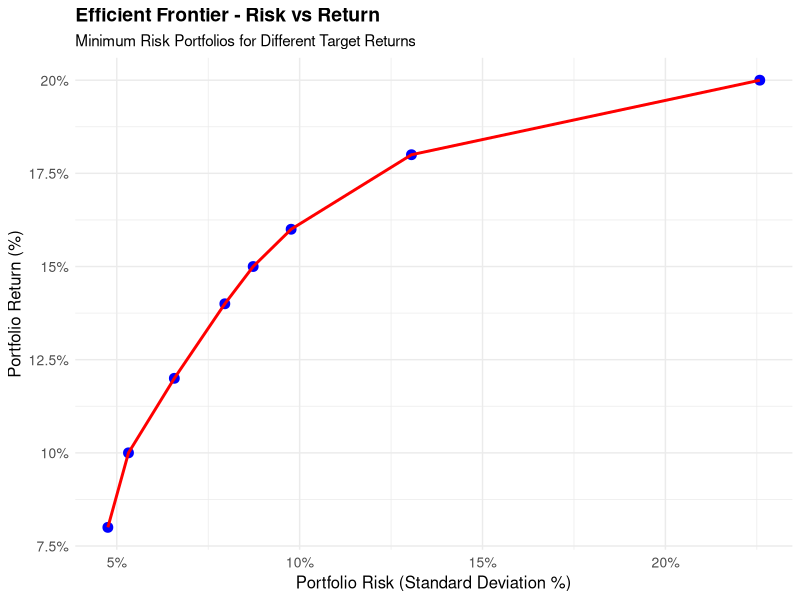
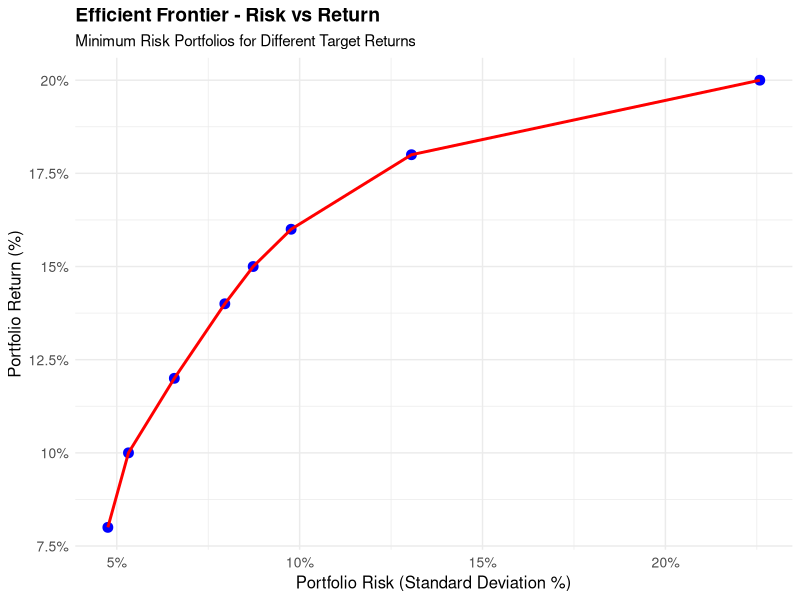

Write the R code that produced these figures, in order.
# ALY6050 Module 6 Final Project - Part 2: Investment Portfolio Optimization
# Risk Minimization Problem
# Name : Dev Panchal
# Install required packages (run once)
# install.packages(c("quadprog", "ggplot2", "dplyr", "knitr"))

library(quadprog)
library(ggplot2)
library(dplyr)

# DATA SETUP


# Asset names
assets <- c("Bonds", "High_tech_stocks", "Foreign_stocks", "Call_options", "Put_options", "Gold")

expected_returns <- c(0.06, 0.22, 0.19, 0.16, 0.15, 0.07)
names(expected_returns) <- assets


covariance_matrix_raw <- matrix(c(
  0.001, -0.003, 0.0027, 0.0009, -0.0006, 0.007,
  -0.003, 0.14, 0.0079, 0.0055, -0.008, 0.004,
  0.0027, 0.0079, 0.15, 0.006, -0.075, -0.003,
  0.0009, 0.0055, 0.006, 0.055, -0.005, -0.006,
  -0.0006, -0.008, -0.075, -0.005, 0.085, -0.004,
  0.007, 0.004, -0.003, -0.006, -0.004, 0.018
), nrow = 6, ncol = 6, byrow = TRUE)

make_positive_definite <- function(mat, min_eigenvalue = 1e-8) {
  mat <- (mat + t(mat)) / 2
  
  eigen_decomp <- eigen(mat)
  eigenvalues <- eigen_decomp$values
  eigenvectors <- eigen_decomp$vectors
  
  eigenvalues[eigenvalues < min_eigenvalue] <- min_eigenvalue
  
  pos_def_matrix <- eigenvectors %*% diag(eigenvalues) %*% t(eigenvectors)
  
  return(pos_def_matrix)
}

covariance_matrix <- make_positive_definite(covariance_matrix_raw)

cat("Original matrix eigenvalues:", eigen(covariance_matrix_raw)$values)
cat("\nAdjusted matrix eigenvalues:", eigen(covariance_matrix)$values)

rownames(covariance_matrix) <- assets
colnames(covariance_matrix) <- assets

investment_amount <- 1000000

cat("=== PORTFOLIO OPTIMIZATION PROBLEM ===")
cat("\nInvestment Amount: $", format(investment_amount, big.mark = ","))
cat("\nAssets and Expected Returns:")
for(i in 1:length(assets)) {
  cat("\n", assets[i], ": ", expected_returns[i] * 100, "%", sep = "")
}

print("\nCovariance Matrix:")
print(covariance_matrix)


# PART 2A: SINGLE OPTIMIZATION (15% Target Return)


cat("\n\n=== PART 2A: MINIMUM RISK FOR 15% TARGET RETURN ===")

# Function to solve portfolio optimization
solve_portfolio <- function(target_return, cov_matrix, exp_returns, budget) {
  n_assets <- length(exp_returns)
  
  max_possible_return <- max(exp_returns)
  min_possible_return <- min(exp_returns)
  
  if(target_return > max_possible_return) {
    cat("Warning: Target return", target_return*100, "% exceeds maximum possible return", max_possible_return*100, "%")
    target_return <- max_possible_return * 0.95 
  }
  
  if(target_return < min_possible_return) {
    cat("Warning: Target return", target_return*100, "% is below minimum possible return", min_possible_return*100, "%")
    target_return <- min_possible_return * 1.05  
  }
  
  # Quadratic programming setup using solve.QP
  # minimize: 0.5 * x' * Dmat * x - dvec' * x
  # subject to: Amat' * x >= bvec
  
  # Dmat: covariance matrix
  Dmat <- 2 * cov_matrix  # multiply by 2 for standard QP form
  
  # dvec: linear term 
  dvec <- rep(0, n_assets)
  
  # Constraint setup for solve.QP format
  # Constraint 1: budget constraint (equality: sum of weights = 1)
  # Constraint 2: return constraint (inequality: return >= target)
  # Constraint 3-n: non-negativity constraints (weights >= 0)
  
  # Amat: constraint matrix 
  Amat <- cbind(
    rep(1, n_assets),          # Budget constraint coefficients
    exp_returns,               # Return constraint coefficients
    diag(n_assets)             # Non-negativity constraint coefficients
  )
  
  # bvec: right-hand side of constraints
  bvec <- c(
    1,                         # Budget = 1 (100%)
    target_return,             # Minimum return
    rep(0, n_assets)           # Non-negativity (>= 0)
  )
  
  # meq: number of equality constraints 
  meq <- 1
  
  # Solve the quadratic program
  tryCatch({
    solution <- solve.QP(Dmat, dvec, Amat, bvec, meq = meq)
    
    # Extract results
    weights <- solution$solution
    portfolio_return <- sum(weights * exp_returns)
    portfolio_variance <- as.numeric(t(weights) %*% cov_matrix %*% weights)
    portfolio_risk <- sqrt(portfolio_variance)
    
    # Convert to dollar amounts
    dollar_amounts <- weights * budget
    
    return(list(
      weights = weights,
      dollar_amounts = dollar_amounts,
      portfolio_return = portfolio_return,
      portfolio_risk = portfolio_risk,
      portfolio_variance = portfolio_variance,
      success = TRUE
    ))
    
  }, error = function(e) {
    cat("Error in optimization:", e$message, "\n")
    return(list(success = FALSE, error = e$message))
  })
}

# Solve for 15% target return
target_15 <- 0.15
result_15 <- solve_portfolio(target_15, covariance_matrix, expected_returns, investment_amount)

if(result_15$success) {
  cat("\nOptimal Portfolio for 15% Target Return:")
  cat("\nPortfolio Return: ", round(result_15$portfolio_return * 100, 2), "%")
  cat("\nPortfolio Risk (Std Dev): ", round(result_15$portfolio_risk * 100, 2), "%")
  cat("\nPortfolio Variance: ", round(result_15$portfolio_variance, 6))
  
  cat("\n\nOptimal Allocation:")
  allocation_15 <- data.frame(
    Asset = assets,
    Weight = round(result_15$weights, 4),
    Dollar_Amount = round(result_15$dollar_amounts, 2),
    Percentage = round(result_15$weights * 100, 2)
  )
  print(allocation_15)
  
  # Verify constraints
  cat("\nVerification:")
  cat("\nSum of weights: ", round(sum(result_15$weights), 4))
  cat("\nSum of dollar amounts: $", format(round(sum(result_15$dollar_amounts)), big.mark = ","))
  cat("\nAchieved return: ", round(result_15$portfolio_return * 100, 2), "%")
} else {
  cat("\nFailed to solve 15% target return portfolio")
  cat("\nError:", result_15$error)
}


# PART 2B: EFFICIENT FRONTIER ANALYSIS


cat("\n\n=== PART 2B: EFFICIENT FRONTIER ANALYSIS ===")

target_returns <- c(0.08, 0.10, 0.12, 0.14, 0.15, 0.16, 0.18, 0.20)

efficient_frontier <- data.frame(
  Target_Return = numeric(0),
  Portfolio_Return = numeric(0),
  Portfolio_Risk = numeric(0),
  Portfolio_Variance = numeric(0)
)

portfolio_allocations <- list()

cat("\nSolving for multiple target returns...")

for(i in 1:length(target_returns)) {
  target <- target_returns[i]
  cat("\nSolving for target return:", target * 100, "%")
  
  result <- solve_portfolio(target, covariance_matrix, expected_returns, investment_amount)
  
  if(result$success) {
    # Store results
    efficient_frontier <- rbind(efficient_frontier, data.frame(
      Target_Return = target,
      Portfolio_Return = result$portfolio_return,
      Portfolio_Risk = result$portfolio_risk,
      Portfolio_Variance = result$portfolio_variance
    ))
    
    # Store allocation details
    portfolio_allocations[[i]] <- data.frame(
      Target_Return = paste0(target * 100, "%"),
      Asset = assets,
      Weight = result$weights,
      Dollar_Amount = result$dollar_amounts
    )
    
    cat(" - Success! Risk:", round(result$portfolio_risk * 100, 2), "%")
  } else {
    cat(" - Failed:", result$error)
  }
}

# Display efficient frontier results
cat("\n\nEfficient Frontier Results:")
efficient_frontier$Target_Return_Pct <- efficient_frontier$Target_Return * 100
efficient_frontier$Portfolio_Return_Pct <- efficient_frontier$Portfolio_Return * 100
efficient_frontier$Portfolio_Risk_Pct <- efficient_frontier$Portfolio_Risk * 100

print(efficient_frontier[, c("Target_Return_Pct", "Portfolio_Return_Pct", "Portfolio_Risk_Pct")])

# Create efficient frontier plot
cat("\nGenerating Efficient Frontier Plot...")

p1 <- ggplot(efficient_frontier, aes(x = Portfolio_Risk_Pct, y = Portfolio_Return_Pct)) +
  geom_point(size = 3, color = "blue") +
  geom_line(color = "red", linewidth = 1) +
  labs(
    title = "Efficient Frontier - Risk vs Return",
    x = "Portfolio Risk (Standard Deviation %)",
    y = "Portfolio Return (%)",
    subtitle = "Minimum Risk Portfolios for Different Target Returns"
  ) +
  theme_minimal() +
  theme(
    plot.title = element_text(size = 14, face = "bold"),
    axis.title = element_text(size = 12),
    axis.text = element_text(size = 10)
  ) +
  scale_x_continuous(labels = function(x) paste0(x, "%")) +
  scale_y_continuous(labels = function(x) paste0(x, "%"))

print(p1)

cat("\n\n=== MATHEMATICAL RELATIONSHIP ANALYSIS ===")

# Fit different models to understand the relationship
if(nrow(efficient_frontier) > 3) {
  # Linear relationship
  linear_model <- lm(Portfolio_Return ~ Portfolio_Risk, data = efficient_frontier)
  
  # Quadratic relationship
  quadratic_model <- lm(Portfolio_Return ~ Portfolio_Risk + I(Portfolio_Risk^2), data = efficient_frontier)
  
  # Square root relationship
  sqrt_model <- lm(Portfolio_Return ~ sqrt(Portfolio_Risk), data = efficient_frontier)
  
  cat("\nModel Comparisons (R-squared values):")
  cat("\nLinear Model R²: ", round(summary(linear_model)$r.squared, 4))
  cat("\nQuadratic Model R²: ", round(summary(quadratic_model)$r.squared, 4))
  cat("\nSquare Root Model R²: ", round(summary(sqrt_model)$r.squared, 4))
  
  # Correlation analysis
  correlation <- cor(efficient_frontier$Portfolio_Risk, efficient_frontier$Portfolio_Return)
  cat("\nCorrelation coefficient: ", round(correlation, 4))
  
  # Risk-return ratio analysis
  efficient_frontier$Sharpe_Ratio <- (efficient_frontier$Portfolio_Return - 0.06) / efficient_frontier$Portfolio_Risk
  cat("\n\nSharpe Ratios (using 6% risk-free rate):")
  print(round(efficient_frontier[, c("Target_Return_Pct", "Sharpe_Ratio")], 4))
}

# Display detailed allocations for key portfolios
cat("\n\n=== DETAILED PORTFOLIO ALLOCATIONS ===")

key_targets <- c("15%", "12%", "18%")
for(target in key_targets) {
  allocation <- portfolio_allocations[[which(sapply(portfolio_allocations, function(x) x$Target_Return[1]) == target)]]
  if(!is.null(allocation)) {
    cat("\n--- Portfolio for", target, "Target Return ---")
    allocation$Weight_Pct <- round(allocation$Weight * 100, 2)
    allocation$Dollar_Amount <- round(allocation$Dollar_Amount, 0)
    print(allocation[, c("Asset", "Weight_Pct", "Dollar_Amount")])
  }
}

# Summary statistics
cat("\n\n=== SUMMARY STATISTICS ===")
cat("\nMinimum Risk Portfolio:")
min_risk_idx <- which.min(efficient_frontier$Portfolio_Risk)
cat("\n- Target Return: ", efficient_frontier$Target_Return_Pct[min_risk_idx], "%")
cat("\n- Achieved Return: ", round(efficient_frontier$Portfolio_Return_Pct[min_risk_idx], 2), "%")
cat("\n- Risk: ", round(efficient_frontier$Portfolio_Risk_Pct[min_risk_idx], 2), "%")

cat("\n\nMaximum Return Portfolio:")
max_return_idx <- which.max(efficient_frontier$Portfolio_Return)
cat("\n- Target Return: ", efficient_frontier$Target_Return_Pct[max_return_idx], "%")
cat("\n- Achieved Return: ", round(efficient_frontier$Portfolio_Return_Pct[max_return_idx], 2), "%")
cat("\n- Risk: ", round(efficient_frontier$Portfolio_Risk_Pct[max_return_idx], 2), "%")

cat("\n\nRisk Range: ", round(min(efficient_frontier$Portfolio_Risk_Pct), 2), "% to ", 
    round(max(efficient_frontier$Portfolio_Risk_Pct), 2), "%")
cat("\nReturn Range: ", round(min(efficient_frontier$Portfolio_Return_Pct), 2), "% to ", 
    round(max(efficient_frontier$Portfolio_Return_Pct), 2), "%")

# Export results for Word document
#cat("\n\n=== EXPORTING RESULTS ===")
write.csv(efficient_frontier, "efficient_frontier_results.csv", row.names = FALSE)
write.csv(allocation_15, "portfolio_allocation_15pct.csv", row.names = FALSE)

# Save plot
ggsave("efficient_frontier_plot.png", plot = p1, width = 10, height = 6, dpi = 300)
